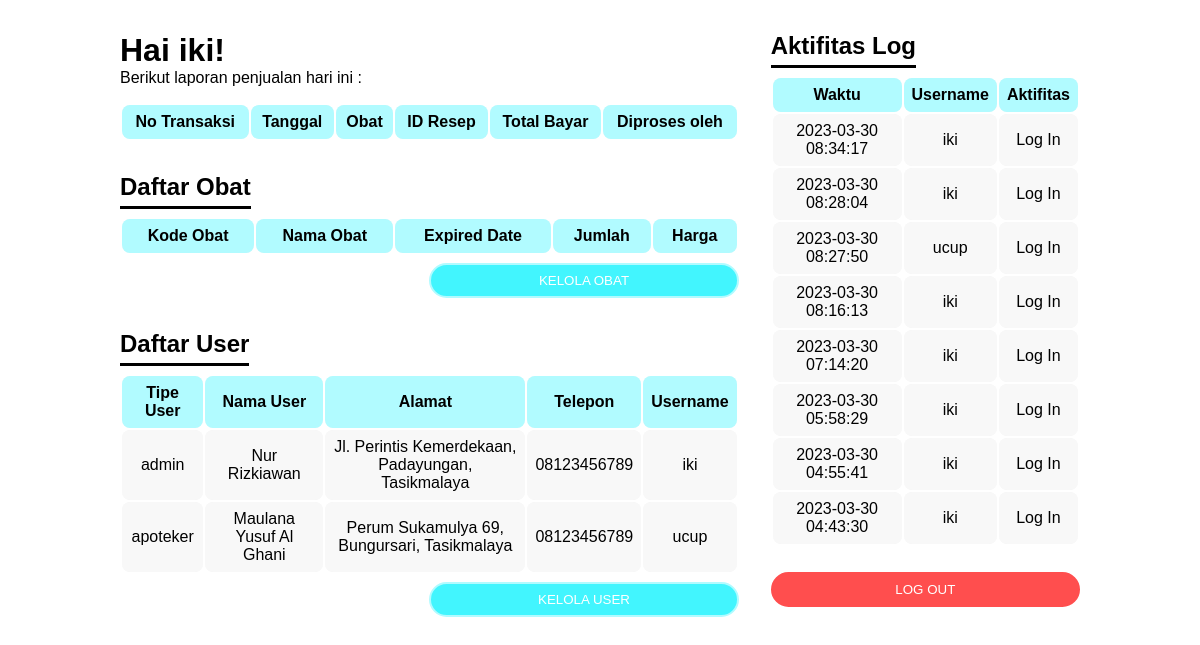
Screenshot of /admin.php (signed in) with the database file from the repository.
### tables this page shows
CREATE TABLE `tbl_user` (
  `id_user` int(11) NOT NULL,
  `tipe_user` varchar(50) NOT NULL,
  `nama_user` varchar(50) NOT NULL,
  `alamat` varchar(150) NOT NULL,
  `telepon` varchar(50) NOT NULL,
  `username` varchar(50) NOT NULL,
  `password` varchar(50) NOT NULL
);

CREATE TABLE `tbl_log` (
  `id_log` int(11) NOT NULL,
  `waktu` timestamp NOT NULL DEFAULT current_timestamp() ON UPDATE current_timestamp(),
  `aktifitas` varchar(50) NOT NULL,
  `id_user` int(11) NOT NULL
);

### admin.php (the view, shortened to what this page needs)
<?php
require "functions.php";
$user = mysqli_query($conn, "SELECT * FROM tbl_log ORDER BY waktu DESC");
$daftaruser = mysqli_query($conn, "SELECT * FROM tbl_user ORDER BY tipe_user ASC");
?>
<!DOCTYPE html>
<html lang="en">
<head>
    <link rel="stylesheet" href="css/admin.css">
</head>
<body>
    <div class="wrapper">
        <div class="admin">
            <h1>Hai <?php echo $_SESSION["username"] ?>!</h1>
            <p>Berikut laporan penjualan hari ini :</p>
            <div class="tabledetail">
                <table>
                    <tr>
                        <th>No Transaksi</th>
                        <th>Tanggal</th>
                        <th>Obat</th>
                        <th>ID Resep</th>
                        <th>Total Bayar</th>
                        <th>Diproses oleh</th>
                    </tr>
                </table>
            </div>
            <div class="obat">
                <h2 style="margin-top: 2rem;">Daftar Obat</h2>
                <table>
                    <tr>
                        <th>Kode Obat</th>
                        <th>Nama Obat</th>
                        <th>Expired Date</th>
                        <th>Jumlah</th>
                        <th>Harga</th>
                    </tr>
                </table>
                <div class="kelola">
                    <button id="kelolaobat">Kelola Obat</button>
                </div>
            </div>
            <div class="user">
                <h2 style="margin-top: 2rem;">Daftar User</h2>
                <table>
                    <tr>
                        <th>Tipe User</th>
                        <th>Nama User</th>
                        <th>Alamat</th>
                        <th>Telepon</th>
                        <th>Username</th>
                    </tr>
                    <?php while($datauser = mysqli_fetch_assoc($daftaruser)){?>
                        <tr>
                        <td><?php echo $datauser["tipe_user"] ?></td>
                        <td><?php echo $datauser["nama_user"] ?></td>
                        <td><?php echo $datauser["alamat"] ?></td>
                        <td><?php echo $datauser["telepon"] ?></td>
                        <td><?php echo $datauser["username"] ?></td>
                        </tr>
                    <?php } ?>
                </table>
                <div class="kelola">
                    <button id="kelolauser">Kelola User</button>
                </div>
            </div>
        </div>
        <div class="log">
            <h2>Aktifitas Log</h2>
            <div class="logact">
                <table>
                    <tr>
                        <th>Waktu</th>
                        <th>Username</th>
                        <th>Aktifitas</th>
                    </tr>
                    <?php while($datanama = mysqli_fetch_assoc($user)){ ?>
                    <tr>
                        <td><?php echo $datanama["waktu"] ?></td>
                        <td><?php
                        $name = mysqli_query($conn, "SELECT * FROM tbl_user WHERE id_user = '".$datanama["id_user"]."'");
                        $username = mysqli_fetch_assoc($name);
                        echo $username["username"];
                        ?></td>
                        <td><?php echo $datanama["aktifitas"] ?></td>
                    </tr>
                    <?php } ?>
                </table>
            </div>
            <div class="menu">
                <form method="post">
                    <button name="logout" id="logout">Log out</button>
                </form>
            </div>
        </div>
    </div>
</body>
</html>

### css/admin.css (style rules this page uses)
* { margin: 0; padding: 0; font-family: Helvetica; }
h2 { padding-bottom: 5px; border-bottom: 3px solid #000; display: inline-block; margin-bottom: .5rem; }
.wrapper { width: 80%; margin: auto; margin-top: 2rem; display: grid; grid-template-columns: 2fr 1fr; gap: 2rem; }
#kelolaobat, #kelolauser { width: 50%; padding: .5rem; background-color: #42f5fe; border: 2px solid #b1fbff; outline: none; border-radius: 2rem; color: #fff; text-transform: uppercase; justify-self: end; }
#logout { width: 100%; padding: .5rem; background-color: #ff4e4e; border: 2px solid #ff4e4e; outline: none; border-radius: 2rem; color: #fff; text-transform: uppercase; margin-top: 1rem; }
table { width: 100%; }
tr, td { background-color: #f8f8f8; padding: .5rem; border-radius: .5rem; text-align: center; }
th { background-color: #b1fbff; padding: .5rem; border-radius: .5rem; }
.tabledetail { margin-top: 1rem; }
.kelola { display: grid; gap: .5rem; grid-auto-flow: column; margin-top: .5rem; }
.logact { height: 60vh; overflow: auto; }

### rows the page displays
tbl_user: tipe_user "admin", nama_user "Nur Rizkiawan", alamat "Jl. Perintis Kemerdekaan, Padayungan, Tasikmalaya", telepon "08123456789", username "iki"
tbl_user: tipe_user "apoteker", nama_user "Maulana Yusuf Al Ghani", alamat "Perum Sukamulya 69, Bungursari, Tasikmalaya", telepon "08123456789", username "ucup"
tbl_log: waktu "2023-03-30 08:34:17", id_user.username "iki", aktifitas "Log In"
tbl_log: waktu "2023-03-30 08:28:04", id_user.username "iki", aktifitas "Log In"
tbl_log: waktu "2023-03-30 08:27:50", id_user.username "ucup", aktifitas "Log In"
tbl_log: waktu "2023-03-30 08:16:13", id_user.username "iki", aktifitas "Log In"
tbl_log: waktu "2023-03-30 07:14:20", id_user.username "iki", aktifitas "Log In"
tbl_log: waktu "2023-03-30 05:58:29", id_user.username "iki", aktifitas "Log In"
tbl_log: waktu "2023-03-30 04:55:41", id_user.username "iki", aktifitas "Log In"
tbl_log: waktu "2023-03-30 04:43:30", id_user.username "iki", aktifitas "Log In"

### other values shown
$_SESSION["username"] "iki"
